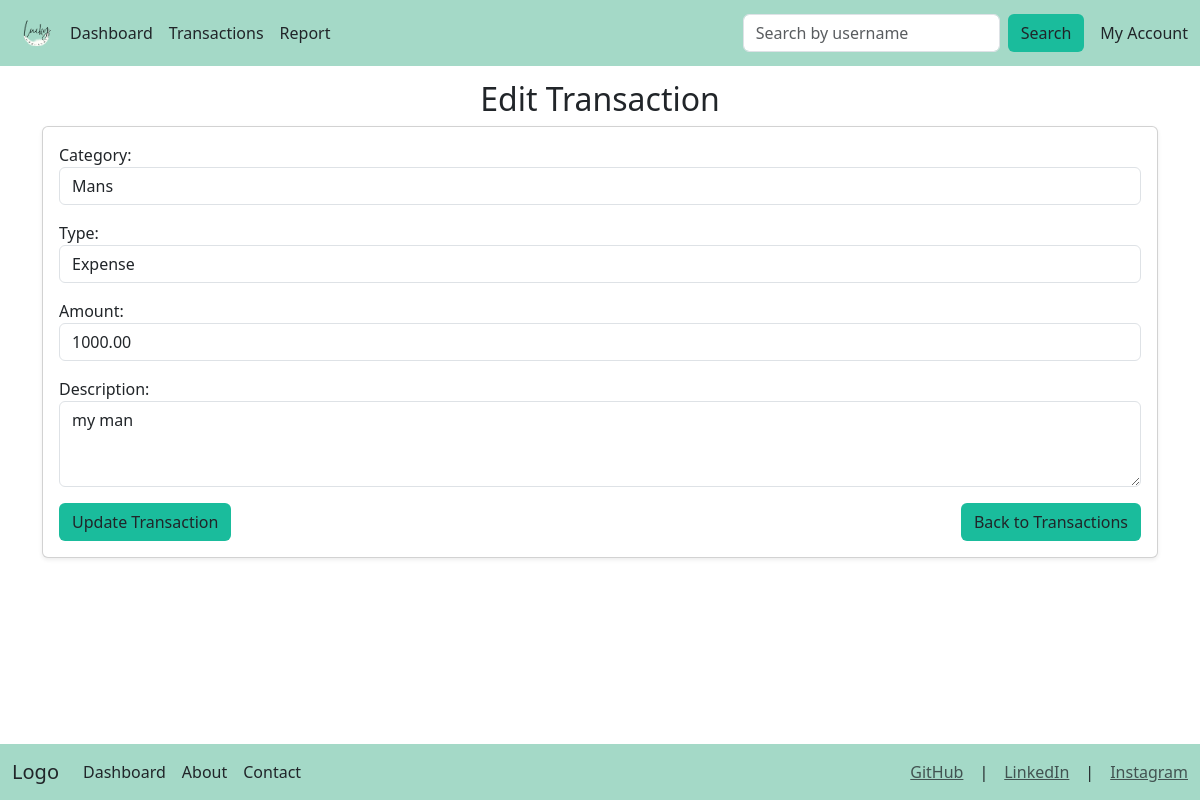
The app's page /transactions/edit/1/ (signed in) with its own data.
### budget/models.py (models this page shows, shortened)
class Transaction(models.Model):
    TRANSACTION_TYPES = [
        ('expense', 'Expense'),('income', 'Income'),
    ]
    user = models.ForeignKey(User, on_delete=models.CASCADE)
    category = models.ForeignKey(BudgetCategory, on_delete=models.CASCADE)
    type = models.CharField(max_length=100, choices=TRANSACTION_TYPES)
    amount = models.DecimalField(max_digits=10, decimal_places=2)
    description = models.TextField(blank=True, null=True)
    date = models.DateField(auto_now=True)

### budget/views.py (the view)
# urls.py: path('transactions/edit/<int:id>/', budget_views.edit_transaction, name='edit_transaction'),
@login_required
def edit_transaction(request, id):
    transaction = Transaction.objects.get(id=id)
    if request.method == 'POST':
        form = TransactionForm(user=request.user, data=request.POST, instance=transaction)
        if form.is_valid():
            form.save()
            messages.success(request, "Transaction updated successfully.")
            return redirect('transaction_list')
    else:
        form = TransactionForm(user=request.user, instance=transaction)
    return render(request, 'transactions/edit_transaction.html', {'form': form, 'transaction': transaction})

### budget/forms.py
class TransactionForm(forms.ModelForm):
    class Meta:
        model = Transaction
        fields = ['category', 'type', 'amount', 'description']
        widgets = {
            'type': forms.Select(attrs={'class': 'form-control'}),
            'amount': forms.NumberInput(attrs={'class': 'form-control'}),
            'description': forms.Textarea(attrs={'class': 'form-control', 'rows': 3}),
        }
    def __init__(self, *args, **kwargs):
        user = kwargs.pop('user', None)
        super().__init__(*args, **kwargs)
        if user:
            self.fields['category'].queryset = BudgetCategory.objects.filter(user=user)
        self.fields['category'].widget.attrs.update({'class': 'form-control'})

### budget/models.py (called while the page is built)
    def __str__(self):
        return self.name

### budget/templates/transactions/edit_transaction.html (shortened to what this page needs)
{% extends 'baseUser.html' %}
{% load static %}
{% block body %}
<div class="container mt-5 pt-4 pb-5">
    <h2 class="text-center mt-2">Edit Transaction</h2>
    <div class="card shadow-sm">
        <div class="card-body">
            <form method="POST">
                {{ form.as_p }}
                <div class="d-flex justify-content-between">
                    <button type="submit" class="btn" style="background-color: #1abc9c;">Update Transaction</button>
                    <a href="{% url 'transaction_list' %}" class="btn" style="background-color: #1abc9c;">Back to Transactions</a>
                </div>
            </form>
        </div>
    </div>
</div>
{% endblock %}

### budget/templates/baseUser.html (style rules this page uses)
.full-height { display: flex; flex-direction: column; height: 100vh; }

### records on screen
Transaction: category "Mans", type "Expense", amount "1000.00", description "my man"
